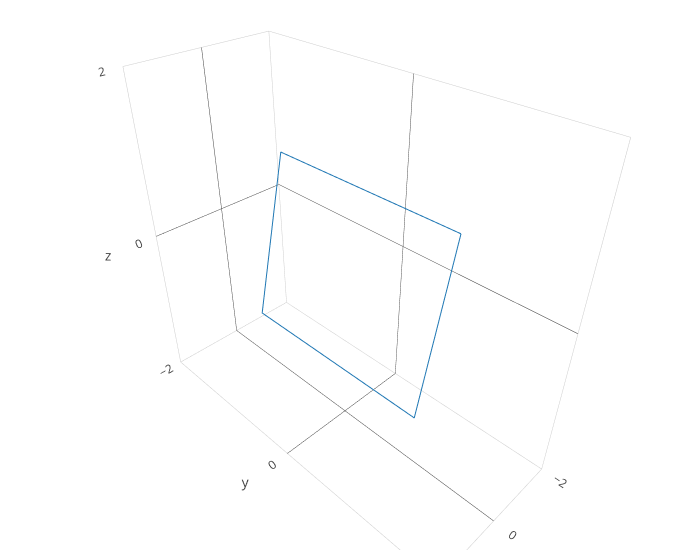

Notebook source saved alongside this figure:
### Code cell
area = 5 #area of the circuit loop 

omega = 1 #angular velocity 

t = 0 #current time

totalt = 10 

dt = 0.01

A = np.array([0,0,area]) #area vector , rotates

B = np.array([2,0,0])  #Magnetic field vector  , remains constant 

j = np.array([0, 1, 0]) #unit vector vector for the y axis 

iterations = int(totalt/dt)

y = []
x = []



#This is the code that makes the plot for the circuit 
side = np.sqrt(area)/2 
#THIS CREATES THE CIRCUIT PLOT 
circuit = []

halfside = side*np.linspace(-1, 1, 20)

oneside = side*np.ones(halfside.shape)

x1 = np.append(halfside, oneside, axis = 0)
x1 = np.append(x1, -halfside,  axis = 0)
x1 = np.append(x1, -oneside, axis = 0)

y1 = np.append(oneside, halfside, axis = 0)
y1 = np.append(y1, -oneside,  axis = 0)
y1 = np.append(y1, halfside, axis = 0)

z = np.zeros(x1.shape)

circuit.append(x1)
circuit.append(y1)
circuit.append(z)



def circuitupdate(angle, circ):
    rotmat = np.matrix([[np.cos(angle), 0, -np.sin(angle)],[0, 1, 0],[np.sin(angle), 0, np.cos(angle)]])
    
    #circ[0] = circ[0].tolist()
    #circ[1] = circ[1].tolist()
    #circ[2] = circ[2].tolist()
    
    inc = len(circ[0])
    
    for i in range(0, inc):
        vec = np.array([circ[0][i], circ[1][i], circ[2][i]])
        newvec = rotmat.dot(vec)
        newvec = newvec.tolist()
        for k in range(0, 3):
            
            circ[k][i] = newvec[0][k]
            
            
    #circ[0] = np.array(circ[0])
    #circ[1] = np.array(circ[1])
    #circ[2] = np.array(circ[2])
    
    return(circ)

circuits = []



for i in range(0, iterations):
    t+=dt
    
    angle = omega*t
    
    rotmatrix = np.matrix([[np.cos(angle), 0, -np.sin(angle)],[0, 1, 0],[np.sin(angle), 0, np.cos(angle)]])
    
    newA = rotmatrix.dot(A)
    
    phi = np.cross(newA, B)
    
    
    if phi.dot(j)[0] < 0:
        phi = -np.linalg.norm(phi)
    else:
        phi = np.linalg.norm(phi)
    
    y.append(phi)
    x.append(t)
    
    circ = circuit

    inc = len(circ[0])

    for i in range(0, inc):
        vec = np.array([circ[0][i], circ[1][i], circ[2][i]])
        newvec = rotmatrix.dot(vec)
        newvec = newvec.tolist()
        for k in range(0, 3):

            circ[k][i] = newvec[0][k]


        #circ[0] = np.array(circ[0])
        #circ[1] = np.array(circ[1])
        #circ[2] = np.array(circ[2])

    circuits.append(circ)
    
    
    #newcircuit = circuitupdate(angle, circuit)
    
    #circuits.append(circuitupdate(angle, circuit))
    
d = np.diff(y)/np.diff(x)

emf = -d
    
    
#graphs

points = go.Scatter(x=x, y=y,
                    mode='lines',
                    marker=dict(size=2),
                    name='points')

contourlayout = dict(    
    width=800,height=800,    
    showlegend=True,           
    scene = dict(        
        xaxis = dict(range=[-5, 5], autorange=False, zeroline=False),        
        yaxis = dict(range=[-5, 5], autorange=False, zeroline=False),
    ),    
    plot_bgcolor= 'rgb(255, 255, 255)')

fig = go.Figure(data=[points], layout = contourlayout)

#iplot(fig)

points = go.Scatter(x=x, y=emf,
                    mode='lines',
                    marker=dict(size=2),
                    name='points')
fig = go.Figure(data=[points], layout = contourlayout)
#iplot(fig)

frame = 50

circ = circuitupdate(np.pi/2, circuit)

trace = go.Scatter3d(
    x = circ[0], 
    y = circ[1], 
    z = circ[2],
    mode='lines',
    line=dict(
        width=2
        )
)


data = [trace]

layout = go.Layout(
                    scene = dict(
                    xaxis = dict(
                        nticks=4, range = [-2,2],),
                    yaxis = dict(
                        nticks=4, range = [-2,2],),
                    zaxis = dict(
                        nticks=4, range = [-2,2],),),
                    width=700,
                    margin=dict(
                    r=20, l=10,
                    b=10, t=10)
                  )

fig = go.Figure(data=data, layout=layout)

iplot(fig)

### Figure 1 — Plotly figure (JSON) as saved in the notebook; plotly's stock layout.template omitted (floating-point values rounded to 4 significant figures)
{"data": [{"line": {"width": 2}, "mode": "lines", "type": "scatter3d", "x": [-0.4791, -0.4287, -0.3783, -0.3278, -0.2774, -0.227, -0.1765, -0.1261, -0.07566, -0.02522, 0.02522, 0.07566, 0.1261, 0.1765, 0.227, 0.2774, 0.3278, 0.3783, 0.4287, 0.4791, 0.4791, 0.4791, 0.4791, 0.4791, 0.4791, 0.4791, 0.4791, 0.4791, 0.4791, 0.4791, 0.4791, 0.4791, 0.4791, 0.4791, 0.4791, 0.4791, 0.4791, 0.4791, 0.4791, 0.4791, 0.4791, 0.4287, 0.3783, 0.3278, 0.2774, 0.227, 0.1765, 0.1261, 0.07566, 0.02522, -0.02522, -0.07566, -0.1261, -0.1765, -0.227, -0.2774, -0.3278, -0.3783, -0.4287, -0.4791, -0.4791, -0.4791, -0.4791, -0.4791, -0.4791, -0.4791, -0.4791, -0.4791, -0.4791, -0.4791, -0.4791, -0.4791, -0.4791, -0.4791, -0.4791, -0.4791, -0.4791, -0.4791, -0.4791, -0.4791], "y": [1.118, 1.118, 1.118, 1.118, 1.118, 1.118, 1.118, 1.118, 1.118, 1.118, 1.118, 1.118, 1.118, 1.118, 1.118, 1.118, 1.118, 1.118, 1.118, 1.118, -1.118, -1.0, -0.8827, -0.765, -0.6473, -0.5296, -0.4119, -0.2942, -0.1765, -0.05884, 0.05884, 0.1765, 0.2942, 0.4119, 0.5296, 0.6473, 0.765, 0.8827, 1.0, 1.118, -1.118, -1.118, -1.118, -1.118, -1.118, -1.118, -1.118, -1.118, -1.118, -1.118, -1.118, -1.118, -1.118, -1.118, -1.118, -1.118, -1.118, -1.118, -1.118, -1.118, -1.118, -1.0, -0.8827, -0.765, -0.6473, -0.5296, -0.4119, -0.2942, -0.1765, -0.05884, 0.05884, 0.1765, 0.2942, 0.4119, 0.5296, 0.6473, 0.765, 0.8827, 1.0, 1.118], "z": [1.01, 0.9038, 0.7975, 0.6912, 0.5848, 0.4785, 0.3722, 0.2658, 0.1595, 0.05317, -0.05317, -0.1595, -0.2658, -0.3722, -0.4785, -0.5848, -0.6912, -0.7975, -0.9038, -1.01, -1.01, -1.01, -1.01, -1.01, -1.01, -1.01, -1.01, -1.01, -1.01, -1.01, -1.01, -1.01, -1.01, -1.01, -1.01, -1.01, -1.01, -1.01, -1.01, -1.01, -1.01, -0.9038, -0.7975, -0.6912, -0.5848, -0.4785, -0.3722, -0.2658, -0.1595, -0.05317, 0.05317, 0.1595, 0.2658, 0.3722, 0.4785, 0.5848, 0.6912, 0.7975, 0.9038, 1.01, 1.01, 1.01, 1.01, 1.01, 1.01, 1.01, 1.01, 1.01, 1.01, 1.01, 1.01, 1.01, 1.01, 1.01, 1.01, 1.01, 1.01, 1.01, 1.01, 1.01]}], "layout": {"margin": {"b": 10, "l": 10, "r": 20, "t": 10}, "scene": {"xaxis": {"nticks": 4, "range": [-2, 2]}, "yaxis": {"nticks": 4, "range": [-2, 2]}, "zaxis": {"nticks": 4, "range": [-2, 2]}}, "width": 700}}
